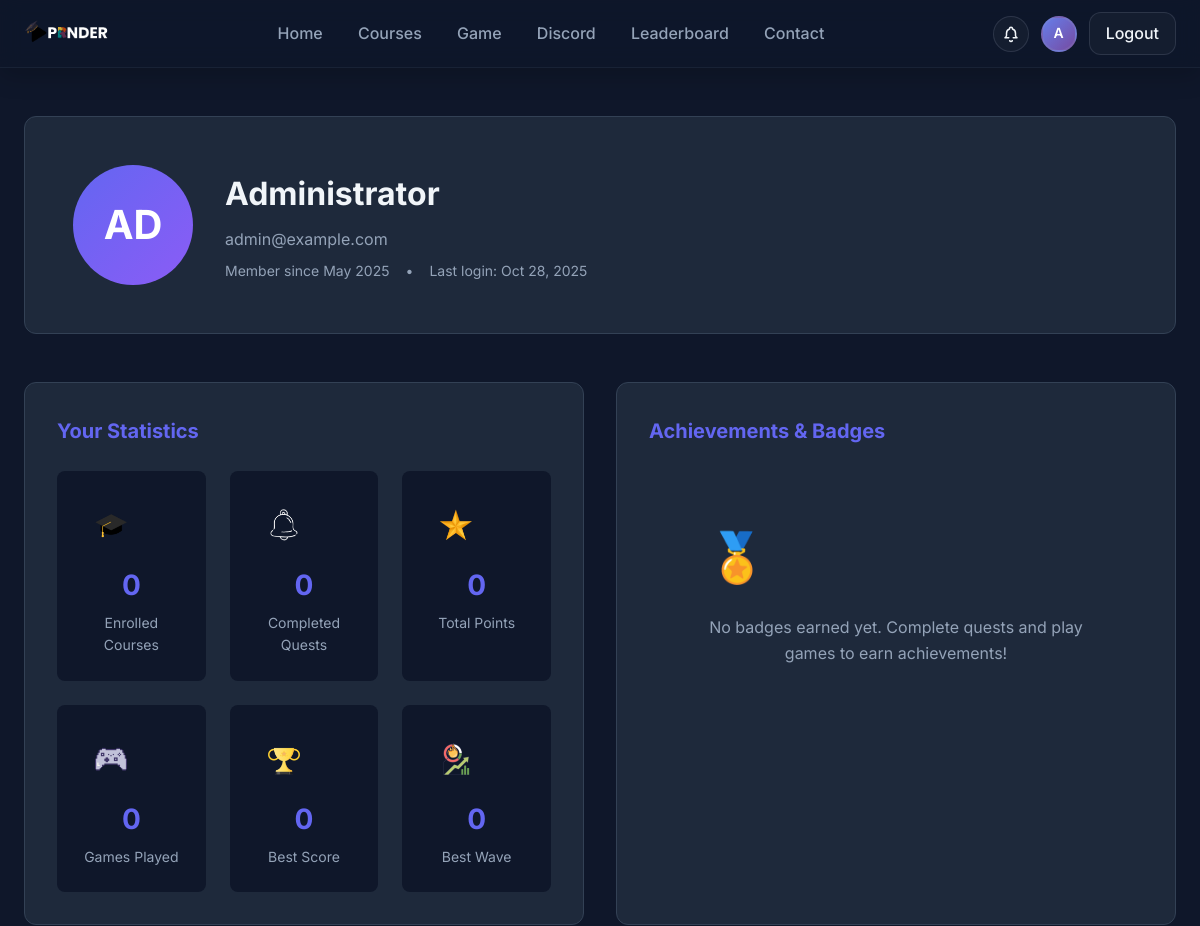
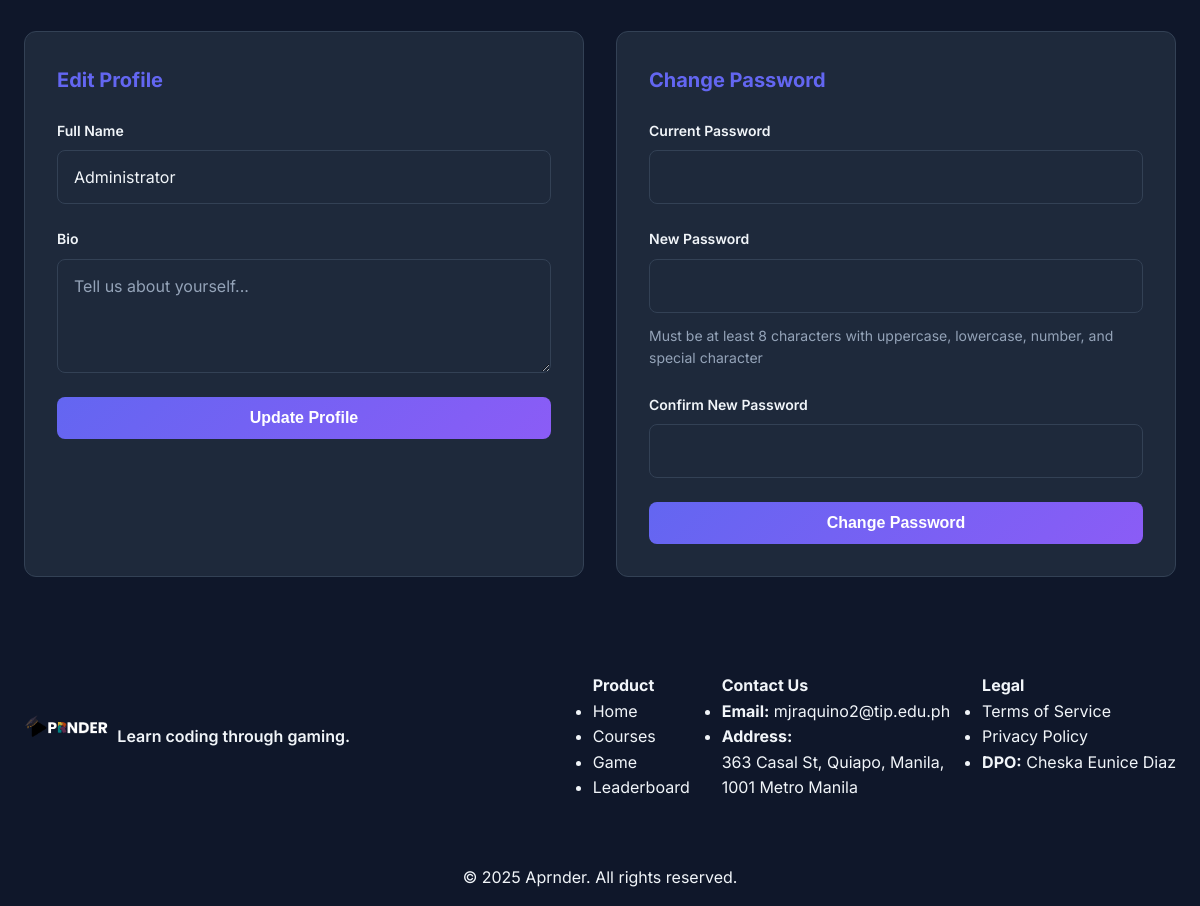
/public/profile.php (signed in), run on the app's committed database (2 pictures, top to bottom).
### tables this page shows
CREATE TABLE `user_profiles` (
  `user_id` int(10) UNSIGNED NOT NULL,
  `full_name` varchar(150) NOT NULL,
  `avatar_url` varchar(255) DEFAULT NULL,
  `bio` text DEFAULT NULL,
  `preferences` longtext DEFAULT NULL CHECK (json_valid(`preferences`))
);

CREATE TABLE `users` (
  `id` int(10) UNSIGNED NOT NULL,
  `email` varchar(190) NOT NULL,
  `password_hash` varchar(255) NOT NULL,
  `role` enum('student','mentor','admin','user') NOT NULL DEFAULT 'student',
  `active` tinyint(1) NOT NULL DEFAULT 1,
  `email_verified` tinyint(1) NOT NULL DEFAULT 0,
  `verification_token` varchar(64) DEFAULT NULL,
  `last_login` timestamp NULL DEFAULT NULL,
  `created_at` timestamp NOT NULL DEFAULT current_timestamp(),
  `updated_at` timestamp NOT NULL DEFAULT current_timestamp() ON UPDATE current_timestamp()
);

### src/db.php (called while the page is built, shortened)
<?php
function db(): PDO {
    static $pdo = null;
    if ($pdo instanceof PDO) {
        return $pdo;
    }
    $dsn = 'mysql:host=' . DB_HOST . ';dbname=' . DB_NAME . ';charset=utf8mb4';
    $options = [
        PDO::ATTR_ERRMODE => PDO::ERRMODE_EXCEPTION,
        PDO::ATTR_DEFAULT_FETCH_MODE => PDO::FETCH_ASSOC,
        PDO::ATTR_EMULATE_PREPARES => false,
    ];
    $pdo = new PDO($dsn, DB_USER, DB_PASS, $options);
    return $pdo;
}

### public/profile.php (the view, shortened to what this page needs)
<?php
$userId = current_user_id();
$userStmt = db()->prepare('
    SELECT u.id, u.email, u.role, u.created_at, u.last_login,
           p.full_name, p.avatar_url, p.bio
    FROM users u
    LEFT JOIN user_profiles p ON p.user_id = u.id
    WHERE u.id = ?
');
$userStmt->execute([$userId]);
$user = $userStmt->fetch();
$statsStmt = db()->prepare('
    SELECT
        COUNT(DISTINCT e.course_id) as enrolled_courses,
        COUNT(DISTINCT s.id) as total_submissions,
        COUNT(DISTINCT CASE WHEN s.status = "passed" THEN s.quest_id END) as completed_quests,
        SUM(CASE WHEN s.status = "passed" THEN s.points_awarded ELSE 0 END) as total_points,
        MAX(gs.score) as best_game_score,
        MAX(gs.wave_reached) as best_wave,
        COUNT(gs.id) as games_played
    FROM users u
    LEFT JOIN enrollments e ON e.user_id = u.id
    LEFT JOIN submissions s ON s.user_id = u.id
    LEFT JOIN game_scores gs ON gs.user_id = u.id
    WHERE u.id = ?
    GROUP BY u.id
');
$statsStmt->execute([$userId]);
$stats = $statsStmt->fetch();
$badgesStmt = db()->prepare('
    SELECT b.id, b.name, b.description, b.icon_url, ub.awarded_at
    FROM user_badges ub
    INNER JOIN badges b ON b.id = ub.badge_id
    WHERE ub.user_id = ?
    ORDER BY ub.awarded_at DESC
');
$badgesStmt->execute([$userId]);
$badges = $badgesStmt->fetchAll();
?>
<!DOCTYPE html>
<html lang="en">
<head>
    <link rel="stylesheet" href="styles.css">
</head>
<body>
    <nav class="navbar">
        <div class="container">
            <div class="nav-content">
                <a href="index.php" class="logo">
                    <img src="../images/APRNDR (4).png" alt="Aprnder Logo" style="height: 48px; width: auto;">
                </a>
                <ul class="nav-links">
                    <li><a href="index.php">Home</a></li>
                    <li><a href="courses.php">Courses</a></li>
                    <li><a href="game.php">Game</a></li>
                    <li><a href="discord.php">Discord</a></li>
                    <li><a href="leaderboard.php">Leaderboard</a></li>
                    <li><a href="contact.php">Contact</a></li>
                </ul>
                <div class="nav-actions">
                    <a href="#" id="notifBtn" class="notif-bell" aria-label="Notifications">
                    </a>
                    <a href="profile.php" class="profile-avatar-nav" aria-label="Profile">
                        <?php
                        $initials = '';
                        $nameParts = explode(' ', $user['full_name'] ?? 'User');
                        foreach ($nameParts as $part) {
                            if (!empty($part)) {
                                $initials .= strtoupper($part[0]);
                            }
                        }
                        $initials = substr($initials, 0, 2);
                        if (!empty($user['avatar_url'])): ?>
                            <img src="<?php echo htmlspecialchars($user['avatar_url']); ?>" alt="Profile">
                        <?php else: ?>
                            <div class="avatar-initials"><?php echo $initials; ?></div>
                        <?php endif; ?>
                    </a>
                    <a href="logout.php" class="btn-login">Logout</a>
                </div>
            </div>
        </div>
    </nav>
    <section class="profile-section">
        <div class="container">
            <div class="profile-header">
                <div class="profile-avatar-large">
                    <?php
                    $initials = '';
                    $nameParts = explode(' ', $user['full_name'] ?? '');
                    if (count($nameParts) >= 2) {
                        $initials = strtoupper(substr($nameParts[0], 0, 1) . substr($nameParts[1], 0, 1));
                    } else {
                        $initials = strtoupper(substr($user['full_name'] ?? $user['email'], 0, 2));
                    }
                    echo $initials;
                    ?>
                </div>
                <div class="profile-header-info">
                    <h1><?php echo htmlspecialchars($user['full_name'] ?? 'User'); ?></h1>
                    <p class="profile-email"><?php echo htmlspecialchars($user['email']); ?></p>
                    <p class="profile-meta">
                        <span>Member since <?php echo date('M Y', strtotime($user['created_at'])); ?></span>
                        <?php if ($user['last_login']): ?>
                            <span>•</span>
                            <span>Last login: <?php echo date('M j, Y', strtotime($user['last_login'])); ?></span>
                        <?php endif; ?>
                    </p>
                </div>
            </div>
            <div class="profile-grid">
                <div class="profile-stats-section">
                    <h2>Your Statistics</h2>
                    <div class="stats-grid-profile">
                        <div class="stat-card-profile">
                            <div class="stat-icon" style="display: flex; align-items: center; justify-content: center; margin-bottom: 0.5rem;"><img src="../images/Grad Cap.png" alt="Courses" style="width: 32px; height: 32px; object-fit: contain;"></div>
                            <div class="stat-value"><?php echo (int)($stats['enrolled_courses'] ?? 0); ?></div>
                            <div class="stat-label">Enrolled Courses</div>
                        </div>
                        <div class="stat-card-profile">
                            <div class="stat-icon" style="display: flex; align-items: center; justify-content: center; margin-bottom: 0.5rem;"><img src="../images/Updated.png" alt="Completed" style="width: 32px; height: 32px; object-fit: contain;"></div>
                            <div class="stat-value"><?php echo (int)($stats['completed_quests'] ?? 0); ?></div>
                            <div class="stat-label">Completed Quests</div>
                        </div>
                        <div class="stat-card-profile">
                            <div class="stat-icon" style="display: flex; align-items: center; justify-content: center; margin-bottom: 0.5rem;"><img src="../images/Points.png" alt="Points" style="width: 32px; height: 32px; object-fit: contain;"></div>
                            <div class="stat-value"><?php echo number_format((int)($stats['total_points'] ?? 0)); ?></div>
                            <div class="stat-label">Total Points</div>
                        </div>
                        <div class="stat-card-profile">
                            <div class="stat-icon" style="display: flex; align-items: center; justify-content: center; margin-bottom: 0.5rem;"><img src="../images/Game.png" alt="Games" style="width: 32px; height: 32px; object-fit: contain;"></div>
                            <div class="stat-value"><?php echo (int)($stats['games_played'] ?? 0); ?></div>
                            <div class="stat-label">Games Played</div>
                        </div>
                        <div class="stat-card-profile">
                            <div class="stat-icon" style="display: flex; align-items: center; justify-content: center; margin-bottom: 0.5rem;"><img src="../images/Award.png" alt="Award" style="width: 32px; height: 32px; object-fit: contain;"></div>
                            <div class="stat-value"><?php echo number_format((int)($stats['best_game_score'] ?? 0)); ?></div>
                            <div class="stat-label">Best Score</div>
                        </div>
                        <div class="stat-card-profile">
                            <div class="stat-icon" style="display: flex; align-items: center; justify-content: center; margin-bottom: 0.5rem;"><img src="../images/Progress.png" alt="Wave" style="width: 32px; height: 32px; object-fit: contain;"></div>
                            <div class="stat-value"><?php echo (int)($stats['best_wave'] ?? 0); ?></div>
                            <div class="stat-label">Best Wave</div>
                        </div>
                    </div>
                </div>
                <div class="profile-badges-section">
                    <h2>Achievements & Badges</h2>
                    <?php if (!empty($badges)): ?>
                        <div class="badges-grid">
                            <?php foreach ($badges as $badge): ?>
                                <div class="badge-card">
                                    <div class="badge-icon-large"><?php echo $badge['icon_url'] ?: '🏅'; ?></div>
                                    <h4><?php echo htmlspecialchars($badge['name']); ?></h4>
                                    <p><?php echo htmlspecialchars($badge['description']); ?></p>
                                    <small>Earned <?php echo date('M j, Y', strtotime($badge['awarded_at'])); ?></small>
                                </div>
                            <?php endforeach; ?>
                        </div>
                    <?php else: ?>
                        <div class="empty-state-small">
                            <div class="empty-icon">🏅</div>
                            <p>No badges earned yet. Complete quests and play games to earn achievements!</p>
                        </div>
                    <?php endif; ?>
                </div>
                <div class="profile-edit-section">
                    <h2>Edit Profile</h2>
                    <form method="post" class="profile-form">
                        <div class="form-group">
                            <label for="full_name" class="form-label">Full Name</label>
                            <input
                                type="text"
                                id="full_name"
                                name="full_name"
                                class="form-input"
                                value="<?php echo htmlspecialchars($user['full_name'] ?? ''); ?>"
                                required
                            >
                        </div>
                        <div class="form-group">
                            <label for="bio" class="form-label">Bio</label>
                            <textarea
                                id="bio"
                                name="bio"
                                class="form-input"
                                rows="4"
                                placeholder="Tell us about yourself..."
                            ><?php echo htmlspecialchars($user['bio'] ?? ''); ?></textarea>
                        </div>
                        <button type="submit" name="update_profile" class="btn btn-primary">Update Profile</button>
                    </form>
                </div>
                <div class="profile-password-section">
                    <h2>Change Password</h2>
                    <form method="post" class="profile-form">
                        <div class="form-group">
                            <label for="current_password" class="form-label">Current Password</label>
                            <input
                                type="password"
                                id="current_password"
                                name="current_password"
                                class="form-input"
                                required
                            >
                        </div>
                        <div class="form-group">
                            <label for="new_password" class="form-label">New Password</label>
                            <input
                                type="password"
                                id="new_password"
                                name="new_password"
                                class="form-input"
                                required
                            >
                            <small class="form-help">Must be at least 8 characters with uppercase, lowercase, number, and special character</small>
                        </div>
                        <div class="form-group">
                            <label for="confirm_password" class="form-label">Confirm New Password</label>
                            <input
                                type="password"
                                id="confirm_password"
                                name="confirm_password"
                                class="form-input"
                                required
                            >
                        </div>
                        <button type="submit" name="change_password" class="btn btn-primary">Change Password</button>
                    </form>
                </div>
            </div>
        </div>
    </section>
    <footer class="footer">
        <div class="container">
            <div class="footer-content">
                <div class="footer-brand">
                    <img src="../images/APRNDR (4).png" alt="Aprnder Logo" style="height: 48px; width: auto; margin-bottom: 1rem;">
                    <p>Learn coding through gaming.</p>
                </div>
                <div class="footer-links">
                    <div class="footer-column">
                        <h4>Product</h4>
                        <ul>
                            <li><a href="index.php">Home</a></li>
                            <li><a href="courses.php">Courses</a></li>
                            <li><a href="game.php">Game</a></li>
                            <li><a href="leaderboard.php">Leaderboard</a></li>
                        </ul>
                    </div>
                    <div class="footer-column">
                        <h4>Contact Us</h4>
                        <ul>
                            <li><strong>Email:</strong> mjraquino2@tip.edu.ph</li>
                            <li><strong>Address:</strong><br>363 Casal St, Quiapo, Manila,<br>1001 Metro Manila</li>
                        </ul>
                    </div>
                    <div class="footer-column">
                        <h4>Legal</h4>
                        <ul>
                            <li><a href="terms.php">Terms of Service</a></li>
                            <li><a href="privacy.php">Privacy Policy</a></li>
                            <li><strong>DPO:</strong> Cheska Eunice Diaz</li>
                        </ul>
                    </div>
                </div>
            </div>
            <div class="footer-bottom">
                <p>&copy; 2025 Aprnder. All rights reserved.</p>
            </div>
        </div>
    </footer>
</body>
</html>

### data on the page
user_profiles: full_name "AD", full_name "Administrator", user_id.email "admin@example.com", user_id.created_at "May 2025", user_id.last_login "Oct 28, 2025"

### other printed values
$initials "A"
$stats['enrolled_courses'] "0"
$stats['completed_quests'] "0"
$stats['total_points'] "0"
$stats['games_played'] "0"
$stats['best_game_score'] "0"
$stats['best_wave'] "0"
